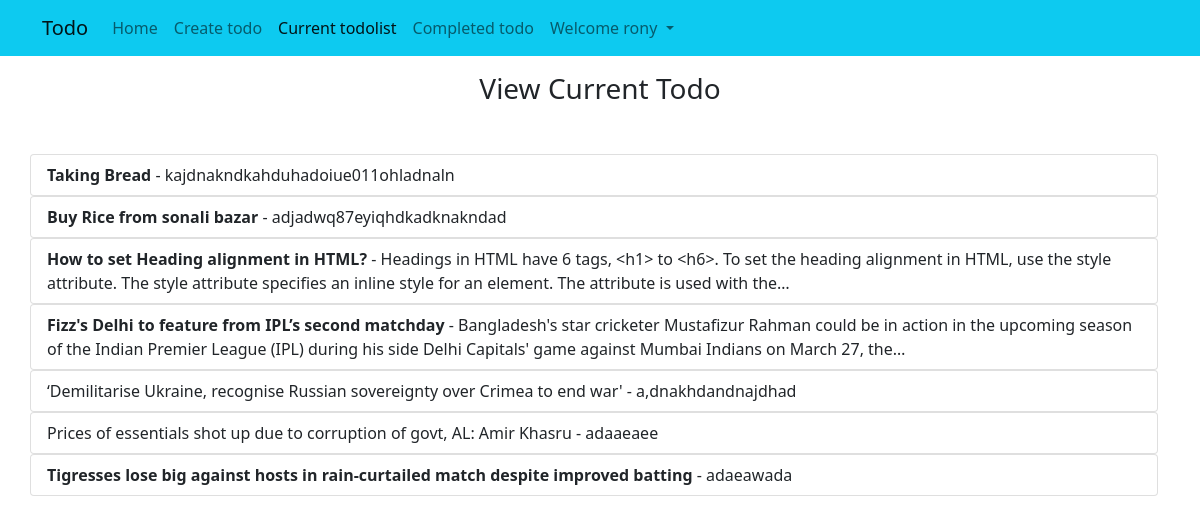
The page /current (signed in) on the database its author committed.
### home/models.py (models this page shows, shortened)
class Createtodo(models.Model):
    title=models.CharField(max_length=100)
    memo=models.TextField()
    important=models.BooleanField(default=False)
    datecompleted=models.DateTimeField(null=True,blank=True)

### home/views.py (the view)
# urls.py: path('current', views.current,name="current"),
def current(request):
    alltodos=Createtodo.objects.filter(datecompleted__isnull=True)
    params = {'alltodos':alltodos}
    return render(request,"home/current.html",params)

### templates/home/current.html (shortened to what this page needs)
{%extends 'base.html'%}
{% block currentactive %}active{% endblock currentactive %}
{%block body%}
<div class="container my-3">
    <h3 class="text-center">View Current Todo</h3>
    <div class="row justify-content-center mt-5">
    {% for todo in alltodos %}
        <ul class="list-group">
            <a href="todo_details/{{todo.id}}" class="list-group-item list-group-item-action">
                {%if todo.important%}<b>{% endif %}{{todo.title}}</b>
                - {{todo.memo|truncatechars:200}}
            </a>
        </ul>
    {% endfor %}
    </div>
        </div>
{% endblock %}

### templates/base.html (shortened to what this page needs)
{% load static %}
<!doctype html>
<html lang="en">
  <head>
    <link href="https://cdn.jsdelivr.net/npm/bootstrap@5.1.3/dist/css/bootstrap.min.css" rel="stylesheet">
  </head>
  <body>
    <nav class="navbar navbar-expand-lg navbar-light bg-info">
      <div class="container">
        <a class="navbar-brand" href="/login">Todo</a>
          <div class="collapse navbar-collapse" id="navbarNav">
            <ul class="navbar-nav">
              {% if user.is_authenticated %}
              <li class="nav-item">
                <a class="nav-link {% block homeactive %}{% endblock homeactive %}" aria-current="page" href="/">Home</a>
              </li>
              <li class="nav-item">
                <a class="nav-link {% block createactive %}{% endblock createactive %}" href="/create">Create todo</a>
              </li>
              <li class="nav-item">
                <a class="nav-link {% block currentactive %}{% endblock currentactive %}" href="/current">Current todolist</a>
              </li>
              <li class="nav-item">
                <a class="nav-link {% block completeactive %}{% endblock completeactive %}" href="/completed">Completed todo</a>
              </li>
              <li class="nav-item dropdown">
                <a class="nav-link dropdown-toggle" href="#" id="navbarDropdown" role="button" data-bs-toggle="dropdown" aria-expanded="false">
                  Welcome {{request.user}}
                </a>
              </li>
              {% endif %}
            </ul>
          </div>
        </div>
      </nav>
{% block body%} {% endblock %}
  </body>
</html>

### rows shown on the page
Createtodo: title "Taking Bread", memo "kajdnakndkahduhadoiue011ohladnaln"
Createtodo: title "Buy Rice from sonali bazar", memo "adjadwq87eyiqhdkadknakndad"
Createtodo: title "How to set Heading alignment in HTML?", memo "Headings in HTML have 6 tags, <h1> to <h6>. To set the heading alignment in HTML, use the style attribute. The style attribute specifies an inline style for an element. The attribute is used with the…"
Createtodo: title "Fizz's Delhi to feature from IPL’s second matchday", memo "Bangladesh's star cricketer Mustafizur Rahman could be in action in the upcoming season of the Indian Premier League (IPL) during his side Delhi Capitals' game against Mumbai Indians on March 27, the…"
Createtodo: title "‘Demilitarise Ukraine, recognise Russian sovereignty over Crimea to end war'", memo "a,dnakhdandnajdhad"
Createtodo: title "Prices of essentials shot up due to corruption of govt, AL: Amir Khasru", memo "adaaeaee"
Createtodo: title "Tigresses lose big against hosts in rain-curtailed match despite improved batting", memo "adaeawada"

### other values the page prints
{{ request.user }} "rony"
